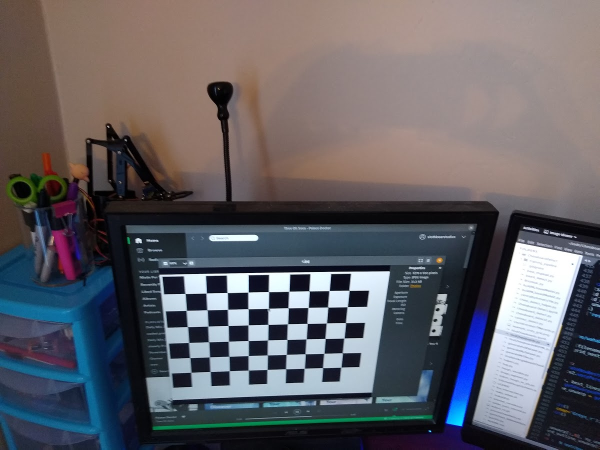
#> input picture Photos/1.jpg, 1199 x 899 px (shown at 1/2 size)
$ python rectification.py ../Photos/1.jpg
#> lines starting #> are read from the running program, lines starting #| are printed output that depends on the picture; after the words box and inside, x2 and y2 are one past the last pixel; in counts of white or black regions, pixels touching at a corner belong together
"""Automated Rectification of Image.

References
----------
1.  Chaudhury, Krishnendu, Stephen DiVerdi, and Sergey Ioffe.
    "Auto-rectification of user photos." 2014 IEEE International Conference on
    Image Processing (ICIP). IEEE, 2014.
2.  Bazin, Jean-Charles, and Marc Pollefeys. "3-line RANSAC for orthogonal
    vanishing point detection." 2012 IEEE/RSJ International Conference on
    Intelligent Robots and Systems. IEEE, 2012.
"""
from skimage import feature, color, transform, io
import matplotlib.pyplot as plt
import numpy as np
import logging


def compute_edgelets(image, sigma=3):
    """Create edgelets as in the paper.

    Uses canny edge detection and then finds (small) lines using probabilstic
    hough transform as edgelets.

    Parameters
    ----------
    image: ndarray
        Image for which edgelets are to be computed.
    sigma: float
        Smoothing to be used for canny edge detection.

    Returns
    -------
    locations: ndarray of shape (n_edgelets, 2)
        Locations of each of the edgelets.
    directions: ndarray of shape (n_edgelets, 2)
        Direction of the edge (tangent) at each of the edgelet.
    strengths: ndarray of shape (n_edgelets,)
        Length of the line segments detected for the edgelet.
    """

    gray_img = color.rgb2gray(image)
    edges = feature.canny(gray_img, sigma)
    lines = transform.probabilistic_hough_line(edges, line_length=3,
                                               line_gap=2)

    locations = []
    directions = []
    strengths = []

    for p0, p1 in lines:
        p0, p1 = np.array(p0), np.array(p1)
        locations.append((p0 + p1) / 2)
        directions.append(p1 - p0)
        strengths.append(np.linalg.norm(p1 - p0))

    # convert to numpy arrays and normalize
    locations = np.array(locations)
    directions = np.array(directions)
    strengths = np.array(strengths)

    directions = np.array(directions) / \
        np.linalg.norm(directions, axis=1)[:, np.newaxis]

    return (locations, directions, strengths)


def edgelet_lines(edgelets):
    """Compute lines in homogenous system for edglets.

    Parameters
    ----------
    edgelets: tuple of ndarrays
        (locations, directions, strengths) as computed by `compute_edgelets`.

    Returns
    -------
    lines: ndarray of shape (n_edgelets, 3)
        Lines at each of edgelet locations in homogenous system.
    """
    locations, directions, _ = edgelets
    normals = np.zeros_like(directions)
    normals[:, 0] = directions[:, 1]
    normals[:, 1] = -directions[:, 0]
    p = -np.sum(locations * normals, axis=1)
    lines = np.concatenate((normals, p[:, np.newaxis]), axis=1)
    return lines


def compute_votes(edgelets, model, threshold_inlier=5):
    """Compute votes for each of the edgelet against a given vanishing point.

    Votes for edgelets which lie inside threshold are same as their strengths,
    otherwise zero.

    Parameters
    ----------
    edgelets: tuple of ndarrays
        (locations, directions, strengths) as computed by `compute_edgelets`.
    model: ndarray of shape (3,)
        Vanishing point model in homogenous cordinate system.
    threshold_inlier: float
        Threshold to be used for computing inliers in degrees. Angle between
        edgelet direction and line connecting the  Vanishing point model and
        edgelet location is used to threshold.

    Returns
    -------
    votes: ndarry of shape (n_edgelets,)
        Votes towards vanishing point model for each of the edgelet.

    """
    vp = model[:2] / model[2]

    locations, directions, strengths = edgelets

    est_directions = locations - vp
    dot_prod = np.sum(est_directions * directions, axis=1)
    abs_prod = np.linalg.norm(directions, axis=1) * \
        np.linalg.norm(est_directions, axis=1)
    abs_prod[abs_prod == 0] = 1e-5

    cosine_theta = dot_prod / abs_prod
    theta = np.arccos(np.abs(cosine_theta))

    theta_thresh = threshold_inlier * np.pi / 180
    return (theta < theta_thresh) * strengths


def ransac_vanishing_point(edgelets, num_ransac_iter=2000, threshold_inlier=5):
    """Estimate vanishing point using Ransac.

    Parameters
    ----------
    edgelets: tuple of ndarrays
        (locations, directions, strengths) as computed by `compute_edgelets`.
    num_ransac_iter: int
        Number of iterations to run ransac.
    threshold_inlier: float
        threshold to be used for computing inliers in degrees.

    Returns
    -------
    best_model: ndarry of shape (3,)
        Best model for vanishing point estimated.

    Reference
    ---------
    Chaudhury, Krishnendu, Stephen DiVerdi, and Sergey Ioffe.
    "Auto-rectification of user photos." 2014 IEEE International Conference on
    Image Processing (ICIP). IEEE, 2014.
    """
    locations, directions, strengths = edgelets
    lines = edgelet_lines(edgelets)

    num_pts = strengths.size

    arg_sort = np.argsort(-strengths)
    first_index_space = arg_sort[:num_pts // 5]
    second_index_space = arg_sort[:num_pts // 2]

    best_model = None
    best_votes = np.zeros(num_pts)

    for ransac_iter in range(num_ransac_iter):
        ind1 = np.random.choice(first_index_space)
        ind2 = np.random.choice(second_index_space)

        l1 = lines[ind1]
        l2 = lines[ind2]

        current_model = np.cross(l1, l2)

        if np.sum(current_model**2) < 1 or current_model[2] == 0:
            # reject degenerate candidates
            continue

        current_votes = compute_votes(
            edgelets, current_model, threshold_inlier)

        if current_votes.sum() > best_votes.sum():
            best_model = current_model
            best_votes = current_votes
            logging.info("Current best model has {} votes at iteration {}".format(
                current_votes.sum(), ransac_iter))

    return best_model


# [76 lines left out: function ransac_3_line, not called in this run]


def reestimate_model(model, edgelets, threshold_reestimate=5):
    """Reestimate vanishing point using inliers and least squares.

    All the edgelets which are within a threshold are used to reestimate model

    Parameters
    ----------
    model: ndarry of shape (3,)
        Vanishing point model in homogenous coordinates which is to be
        reestimated.
    edgelets: tuple of ndarrays
        (locations, directions, strengths) as computed by `compute_edgelets`.
        All edgelets from which inliers will be computed.
    threshold_inlier: float
        threshold to be used for finding inlier edgelets.

    Returns
    -------
    restimated_model: ndarry of shape (3,)
        Reestimated model for vanishing point in homogenous coordinates.
    """
    locations, directions, strengths = edgelets

    inliers = compute_votes(edgelets, model, threshold_reestimate) > 0
    locations = locations[inliers]
    directions = directions[inliers]
    strengths = strengths[inliers]

    lines = edgelet_lines((locations, directions, strengths))

    a = lines[:, :2]
    b = -lines[:, 2]
    est_model = np.linalg.lstsq(a, b)[0]
    return np.concatenate((est_model, [1.]))


def remove_inliers(model, edgelets, threshold_inlier=10):
    """Remove all inlier edglets of a given model.

    Parameters
    ----------
    model: ndarry of shape (3,)
        Vanishing point model in homogenous coordinates which is to be
        reestimated.
    edgelets: tuple of ndarrays
        (locations, directions, strengths) as computed by `compute_edgelets`.
    threshold_inlier: float
        threshold to be used for finding inlier edgelets.

    Returns
    -------
    edgelets_new: tuple of ndarrays
        All Edgelets except those which are inliers to model.
    """
    inliers = compute_votes(edgelets, model, 10) > 0
    locations, directions, strengths = edgelets
    locations = locations[~inliers]
    directions = directions[~inliers]
    strengths = strengths[~inliers]
    edgelets = (locations, directions, strengths)
    return edgelets


# [99 lines left out: function compute_homography_and_warp, not called in this run]


def vis_edgelets(image, edgelets, show=True):
    """Helper function to visualize edgelets."""
    import matplotlib.pyplot as plt
    plt.figure(figsize=(10, 10))
    plt.imshow(image)
    locations, directions, strengths = edgelets
    for i in range(locations.shape[0]):
        xax = [locations[i, 0] - directions[i, 0] * strengths[i] / 2,
               locations[i, 0] + directions[i, 0] * strengths[i] / 2]
        yax = [locations[i, 1] - directions[i, 1] * strengths[i] / 2,
               locations[i, 1] + directions[i, 1] * strengths[i] / 2]

        plt.plot(xax, yax, 'r-')

    if show:
        plt.show()


def vis_model(image, model, show=True):
    """Helper function to visualize computed model."""
    import matplotlib.pyplot as plt
    edgelets = compute_edgelets(image)
    locations, directions, strengths = edgelets
    inliers = compute_votes(edgelets, model, 10) > 0

    edgelets = (locations[inliers], directions[inliers], strengths[inliers])
    locations, directions, strengths = edgelets
    vis_edgelets(image, edgelets, False)
    vp = model / model[2]
    plt.plot(vp[0], vp[1], 'bo')
    for i in range(locations.shape[0]):
        xax = [locations[i, 0], vp[0]]
        yax = [locations[i, 1], vp[1]]
        plt.plot(xax, yax, 'b-.')

    if show:
        plt.show()


# [56 lines left out: function rectify_image, not called in this run]


if __name__ == '__main__':
    import sys
    image_name = sys.argv[-1]
    image = io.imread(image_name)
#> image is the input picture: shape (899, 1199, 3); mean R, G, B 97.7, 95.6, 100.8

    edgelets1 = compute_edgelets(image)
#> in compute_edgelets, `gray_img = color.rgb2gray(image)`:
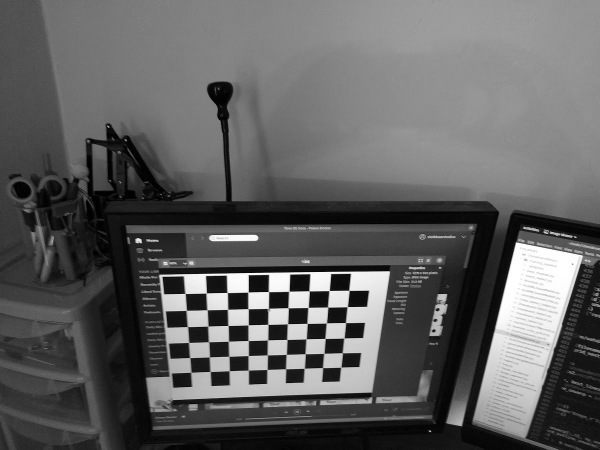
#> gray_img: shape (899, 1199) float64 (shown at 1/2 size); min 0, max 1, mean 0.378
#> in compute_edgelets, `edges = feature.canny(gray_img, sigma)`:
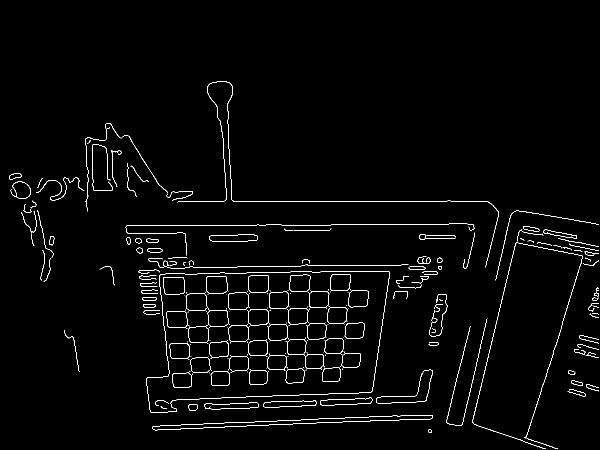
#> edges: shape (899, 1199) bool (shown at 1/2 size); 1.8% white in thin lines or dots, all inside (x1, y1, x2, y2) = (18, 163, 1198, 898)
#> in compute_edgelets, `lines = transform.probabilistic_hough_line(edges, line_length=3, line_..`: lines = 1287 items
#> the loop in compute_edgelets, `for p0, p1 in lines:` made 1287 passes
#> (p0, p1) on passes 1 to 3: ([894, 402], [466, 402]), ([973, 402], [901, 402]), ([513, 450], [297, 450])
#> after the loop in compute_edgelets, `for p0, p1 in lines:`: directions = 1287 pairs, first value -428 to 138, second value -225 to 0; locations = 1287 pairs, first value 20.5 to 1196.5, second value 163 to 896; strengths = 1287 values, max 428 at index 0, min 3 at index 72, mean 12.94
#> in compute_edgelets, `directions = np.array(directions) / \ np.linalg.norm(directions, axis=..`: directions = 1287 pairs, first value -1 to 1, second value -1 to 0
#> edgelets1 = 3 point arrays, longest 1287 points
    vis_edgelets(image, edgelets1) # Visualize the edgelets
#> the loop in vis_edgelets, `for i in range(locations.shape[0]):` made 1287 passes
#> (xax, yax) on passes 1 to 3: ([894, 466], [402, 402]), ([973, 901], [402, 402]), ([513, 297], [450, 450])
#> in vis_edgelets, `plt.show()`:
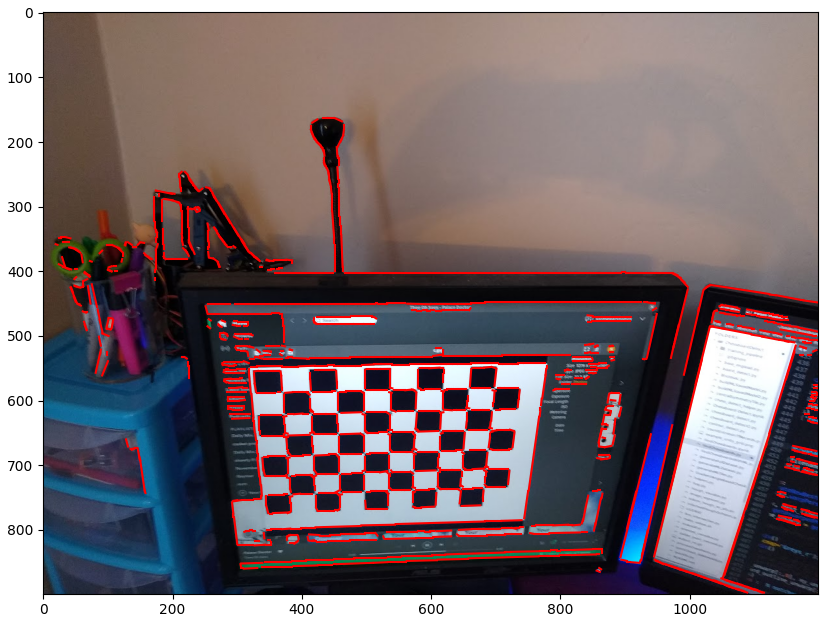
#> figure drawn by matplotlib, 1 panel

    vp1 = ransac_vanishing_point(edgelets1, num_ransac_iter=2000,
                             threshold_inlier=5)
#> in edgelet_lines, `p = -np.sum(locations * normals, axis=1)`: p = 1287 values, max 1321.5 at index 1223, min -849 at index 114, mean 179
#> in edgelet_lines, `lines = np.concatenate((normals, p[:, np.newaxis]), axis=1)`: lines = 1287 rows, first 8: [0, 1, -402], [0, 1, -402], [0, 1, -450], [0, 1, -402], [0, -1, 448], [0, 1, -450], [0, 1, -450], [-0.0213, -1, 825.1]
#> in ransac_vanishing_point, `arg_sort = np.argsort(-strengths)`: arg_sort = 1287 values, max 1286 at index 941, min 0 at index 0, mean 643
#> in ransac_vanishing_point, `first_index_space = arg_sort[:num_pts // 5]`: first_index_space = 257 values, max 1208 at index 190, min 0 at index 0, mean 367.8
#> in ransac_vanishing_point, `second_index_space = arg_sort[:num_pts // 2]`: second_index_space = 643 values, max 1282 at index 587, min 0 at index 0, mean 499.8
#> the loop in ransac_vanishing_point, `for ransac_iter in range(num_ransac_iter):` made 2000 passes
#> (ind1, ind2, l1, l2, vp in compute_votes, best_model) on passes 1, 5, 9, 10, 14, 55: (717, 435, [-0.973, -0.232, 1063.3], [-0.124, -0.992, 633.1], [970, 516.8], [908.4, 484, 0.937]), (841, 1036, [-0.973, -0.229, 1093.6], [-1, 0, 172], [172, 4043.8], [-39.39, -926.2, -0.229]), (189, 291, [-0.0213, -1, 821.5], [-0.203, 0.979, -240.3], [2525.8, 767.9], [-564.2, -171.5, -0.223]), (806, 421, [-0.141, 0.99, -274.2], [0, -1, 803], [3682, 803], [520.7, 113.6, 0.141]), (78, 298, [0, -1, 588], [-0.0476, -0.999, 873.8], [6022, 588], [-286.4, -27.97, -0.0476]), (319, 164, [0, -1, 616], [-0.0192, -1, 802.3], [9696, 616], [-186.4, -11.84, -0.0192])
#> (ind1, ind2, best_model) on passes 81, 103, 820: (164, 44, [-59.78, -5.71, -0.00854]), (316, 730, [-301, -38.86, -0.0476]), (160, 415, [174.3, 28.41, 0.0434])
#> after the loop in ransac_vanishing_point, `for ransac_iter in range(num_ransac_iter):`: best_votes = 1287 values, max 428 at index 0, min 0 at index 10, mean 6.38
#> vp1 = [174.3, 28.41, 0.0434]
    vp1 = reestimate_model(vp1, edgelets1, threshold_reestimate=5)
#> in reestimate_model, `locations = locations[inliers]`: locations = 588 pairs, first value 25.5 to 1195.5, second value 279.5 to 859.5
#> in reestimate_model, `directions = directions[inliers]`: directions = 588 pairs, first value -1 to 1, second value -0.164 to 0
#> in reestimate_model, `strengths = strengths[inliers]`: strengths = 588 values, max 428 at index 0, min 3 at index 62, mean 13.96
#> in edgelet_lines (call 2), `lines = np.concatenate((normals, p[:, np.newaxis]), axis=1)`: lines = 588 rows, first 8: [0, 1, -402], [0, 1, -402], [0, 1, -450], [0, 1, -402], [0, -1, 448], [0, 1, -450], [0, 1, -450], [-0.0213, -1, 825.1]
#> in reestimate_model, `a = lines[:, :2]`: a = 588 pairs, first value -0.164 to 0, second value -1 to 1
#> in reestimate_model, `b = -lines[:, 2]`: b = 588 values, max 849 at index 92, min -874.3 at index 204, mean -140.6
#> in reestimate_model, `est_model = np.linalg.lstsq(a, b)[0]`: est_model = [2494, 620.9]
#> vp1 = [2494, 620.9, 1]
    vis_model(image, vp1) # Visualize the vanishing point model
#> the loop in compute_edgelets (call 2), `for p0, p1 in lines:` made 1314 passes
#> (p0, p1) on passes 1 to 3: ([894, 402], [466, 402]), ([423, 714], [437, 714]), ([345, 717], [353, 717])
#> in vis_model, `plt.show()`:
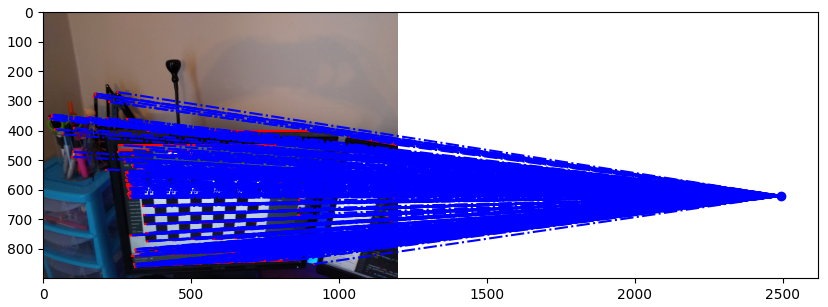
#> figure drawn by matplotlib, 1 panel

    edgelets2 = remove_inliers(vp1, edgelets1, 10)
    vp2 = ransac_vanishing_point(edgelets2, num_ransac_iter=2000,
                                 threshold_inlier=5)
    vp2 = reestimate_model(vp2, edgelets2, threshold_reestimate=5)
    vis_model(image, vp2) # Visualize the vanishing point model
#> call 2 of vis_model, with model = array of shape (3,), show = True
#> in vis_model (call 2), `plt.show()`:
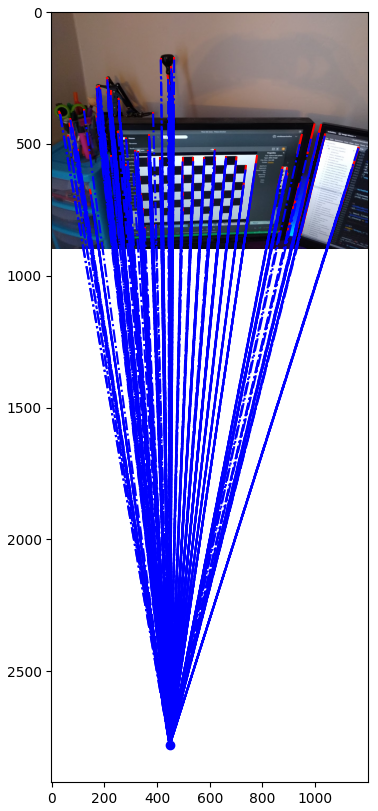
#> figure drawn by matplotlib, 1 panel

    edgelets3 = remove_inliers(vp2, edgelets2, 10)
    vp3 = ransac_vanishing_point(edgelets2, num_ransac_iter=2000,
                                 threshold_inlier=5)
    vp3 = reestimate_model(vp3, edgelets3, threshold_reestimate=5)
    vis_model(image, vp3) # Visualize the vanishing point model
#> call 3 of vis_model, with model = array of shape (3,), show = True
#> in vis_model (call 3), `plt.show()`:
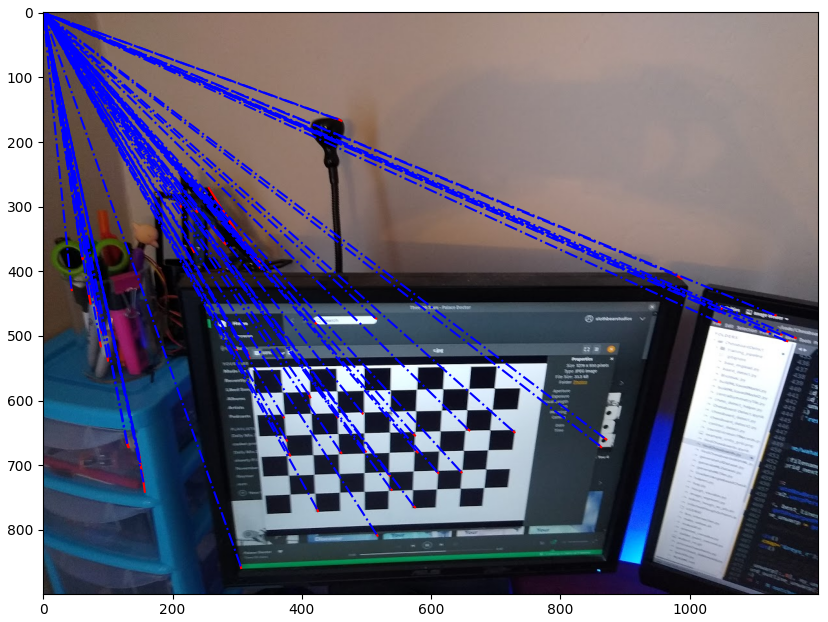
#> figure drawn by matplotlib, 1 panel

    edgelets4 = remove_inliers(vp3, edgelets3, 10)
    vp4 = ransac_vanishing_point(edgelets3, num_ransac_iter=2000,
                                 threshold_inlier=5)
    vp4 = reestimate_model(vp4, edgelets4, threshold_reestimate=5)
    vis_model(image, vp4) # Visualize the vanishing point model
#> call 4 of vis_model, with model = array of shape (3,), show = True
#> in vis_model (call 4), `plt.show()`:
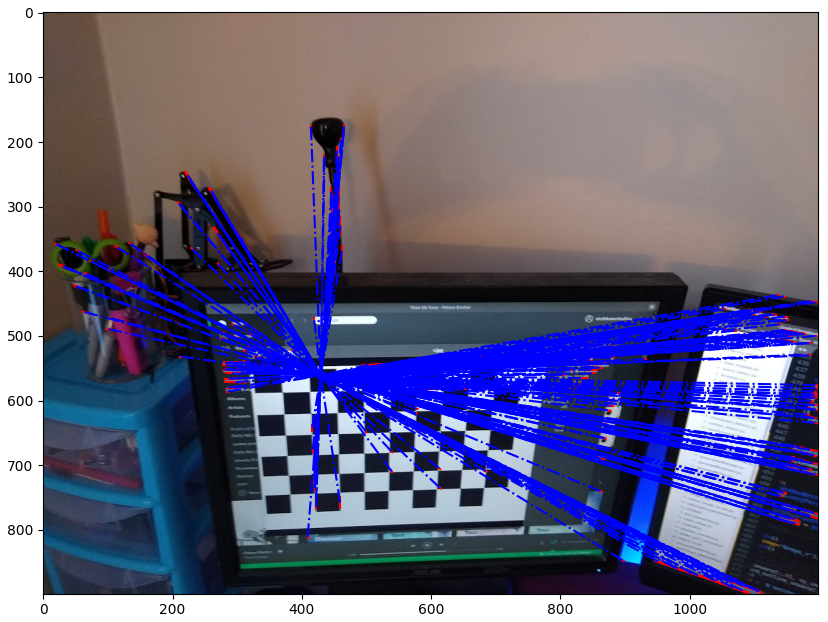
#> figure drawn by matplotlib, 1 panel

    clip_factor = 3

    choice = int(input('Which vp to use?'))
#> the answer given: 1

    if choice == 2:
        warped_img = compute_homography_and_warp(image, vp1, vp2,
                                         clip_factor=clip_factor)
    elif choice == 3:
        warped_img = compute_homography_and_warp(image, vp1, vp3,
                                         clip_factor=clip_factor)
    elif choice == 4:
        warped_img = compute_homography_and_warp(image, vp1, vp4,
                                         clip_factor=clip_factor)


#> (the run stopped early here; a loop or call above may not have finished)
